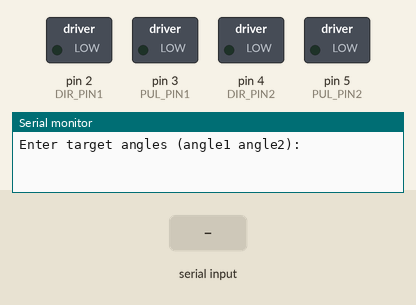
This sketch was run on a simulated Arduino Uno, built with avr-gcc and run on an emulated ATmega328P. Shown: switched loads named in the sketch (green lamp = pin HIGH), the last lines printed to the serial monitor. Dashed ring = blinking. The test bench sets the inputs (shaded band).

Above: at 1.2 s.
1.3 s: "90,45\n" received over Serial
At 2.2 s:
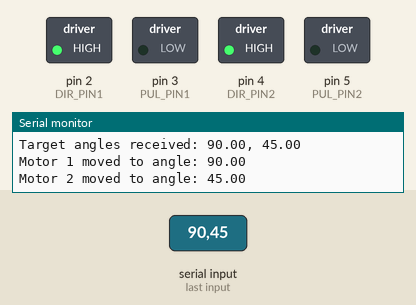
4.3 s: "30,150\n" received over Serial
At 4.75 s:
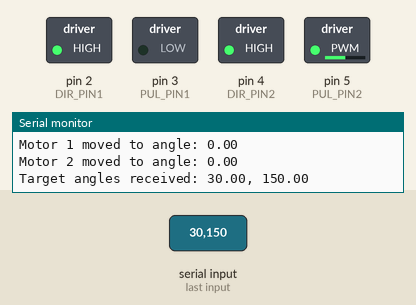
7.3 s: "1,90\n" received over Serial
At 9.2 s:
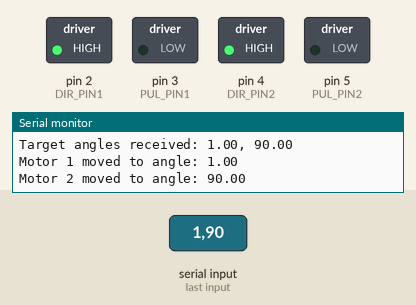
10.3 s: "1,90,45\n" received over Serial
At 13.1 s:
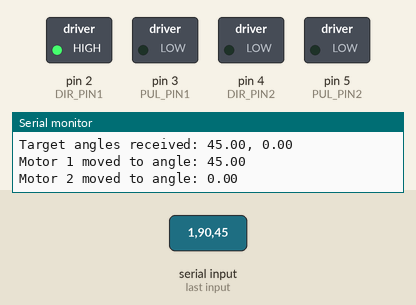
13.3 s: "5\n" received over Serial
At 15.1 s:
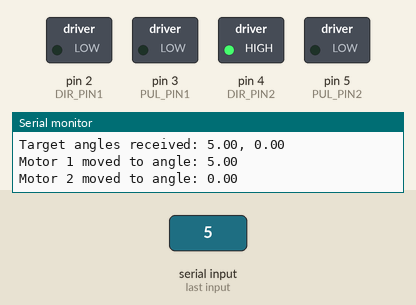
16.0 s: "1,90\n" received over Serial
At 16.26 s:
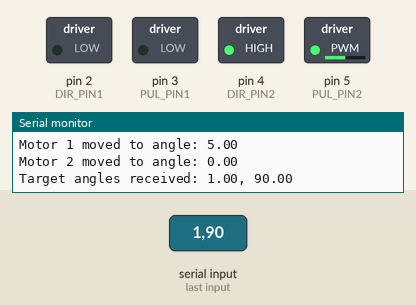
Timing chart, 0 to 20.0 s (numbered marks = the images above; inputs shaded):
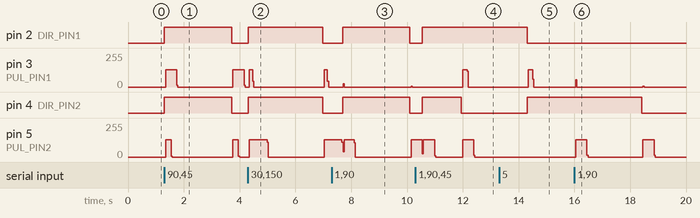

Measured:
- after the input at 1.3 s, pin 2 (DIR_PIN1), pin 4 (DIR_PIN2): LOW → HIGH at once, → LOW 2.4 s later; pin 3 (PUL_PIN1): alternates 128/255 for 0.40 s and 0/255 for 2.0 s, starting after 0.05 s; pin 5 (PUL_PIN2): alternates 128/255 for 0.20 s and 0/255 for 2.2 s, starting after 0.05 s
- after the input at 4.3 s, pin 2 (DIR_PIN1), pin 4 (DIR_PIN2): LOW → HIGH at once, → LOW 2.7 s later; pin 3 (PUL_PIN1): alternates 128/255 for 0.12 s and 0/255 for 2.6 s, starting after 0.05 s; pin 5 (PUL_PIN2): 0/255 → 128/255 after 0.05 s, → 0/255 0.64 s later, → 128/255 2.0 s later
- after the input at 7.3 s, pin 2 (DIR_PIN1), pin 4 (DIR_PIN2): LOW → HIGH after 0.40 s, → LOW 2.4 s later; pin 3 (PUL_PIN1): 0/255 → 26/255 after 0.41 s, → 0/255 0.04 s later, → 7/255 2.4 s later, → 0/255 0.04 s later
- after the input at 10.3 s, pin 2 (DIR_PIN1): LOW → HIGH after 0.24 s; pin 3 (PUL_PIN1): 0/255 → 128/255 after 1.7 s, → 0/255 0.16 s later; pin 4 (DIR_PIN2): LOW → HIGH after 0.24 s, → LOW 1.4 s later
- after the input at 13.3 s, pin 2 (DIR_PIN1): HIGH → LOW after 1.0 s; pin 3 (PUL_PIN1): 0/255 → 128/255 after 1.0 s, → 0/255 0.16 s later; pin 4 (DIR_PIN2): LOW → HIGH after 1.0 s
- after the input at 16.0 s, pin 3 (PUL_PIN1): 0/255 → 53/255 after 0.05 s, → 0/255 0.04 s later, → 7/255 2.4 s later, → 0/255 0.04 s later; pin 4 (DIR_PIN2): HIGH → LOW after 2.4 s; pin 5 (PUL_PIN2): 0/255 → 128/255 after 0.05 s, → 0/255 0.40 s later, → 129/255 2.0 s later, → 0/255 0.40 s later

The sketch:

motor_control_double.ino
```cpp
#define PUL_PIN1 3
#define DIR_PIN1 2

#define PUL_PIN2 5
#define DIR_PIN2 4

const float stepAngle = 1.8;
const int microstepping = 8;
const int stepsPerRev = (360 / stepAngle) * microstepping;
const float stepsPerDegree = stepsPerRev / 360.0;

long currentPosition1 = 0;
long currentPosition2 = 0;

void setup() {
  pinMode(PUL_PIN1, OUTPUT);
  pinMode(DIR_PIN1, OUTPUT);
  pinMode(PUL_PIN2, OUTPUT);
  pinMode(DIR_PIN2, OUTPUT);

  Serial.begin(9600);
  Serial.println("Enter target angles (angle1 angle2):");
}

void loop() {
  if (Serial.available()) {
    float angle1 = Serial.parseFloat();
    float angle2 = Serial.parseFloat();

    Serial.print("Target angles received: ");
    Serial.print(angle1);
    Serial.print(", ");
    Serial.println(angle2);

    moveBothMotors(angle1, angle2);
  }
}

void moveBothMotors(float angle1, float angle2) {
  long targetSteps1 = angle1 * stepsPerDegree;
  long targetSteps2 = angle2 * stepsPerDegree;
  long stepsToMove1 = targetSteps1 - currentPosition1;
  long stepsToMove2 = targetSteps2 - currentPosition2;

  // Determine direction for motor 1
  if (stepsToMove1 >= 0) {
    digitalWrite(DIR_PIN1, HIGH);  // Rotate clockwise
  } else {
    digitalWrite(DIR_PIN1, LOW);   // Rotate counterclockwise
    stepsToMove1 = -stepsToMove1;  // Convert to positive steps
  }

  // Determine direction for motor 2
  if (stepsToMove2 >= 0) {
    digitalWrite(DIR_PIN2, HIGH);  // Rotate clockwise
  } else {
    digitalWrite(DIR_PIN2, LOW);   // Rotate counterclockwise
    stepsToMove2 = -stepsToMove2;  // Convert to positive steps
  }

  stepsToMove1 = abs(stepsToMove1);
  stepsToMove2 = abs(stepsToMove2);

  long maxSteps = max(stepsToMove1, stepsToMove2);

  for (long i = 0; i < maxSteps; i++) {
    if (i < stepsToMove1) digitalWrite(PUL_PIN1, HIGH);
    if (i < stepsToMove2) digitalWrite(PUL_PIN2, HIGH);
    delayMicroseconds(500);
    digitalWrite(PUL_PIN1, LOW);
    digitalWrite(PUL_PIN2, LOW);
    delayMicroseconds(500);
  }

  currentPosition1 = targetSteps1;
  currentPosition2 = targetSteps2;

  Serial.print("Motor 1 moved to angle: ");
  Serial.println(angle1);
  Serial.print("Motor 2 moved to angle: ");
  Serial.println(angle2);
}
```
